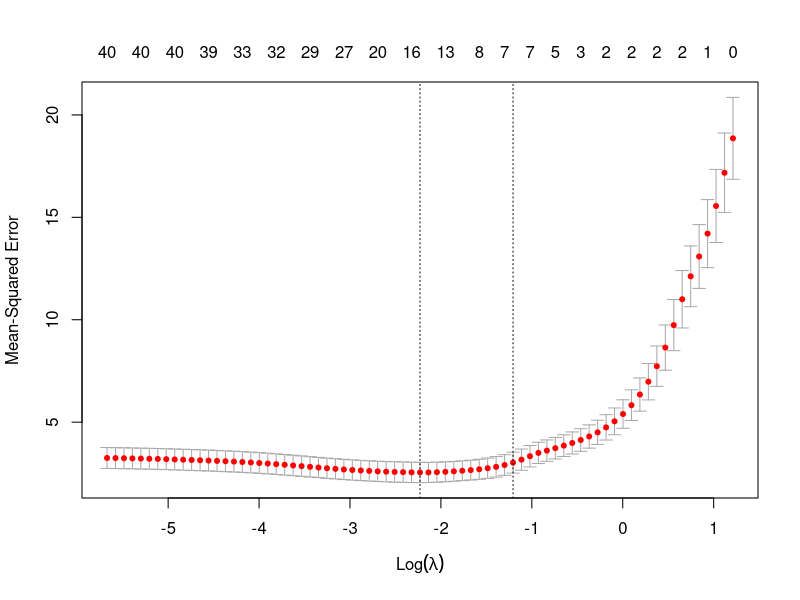

Generate this figure with R:
install.packages("glmnet")

#PART A 
##############
# TASK 1
#############
# Load data
df <- read.csv("Data/firm_signals.csv")

# Select only y_A and x01..x80 (in case other columns like IDs exist)
predictors <- sprintf("x%02d", 1:80)
fit <- lm(y_A ~ ., data = df[, c("y_A", predictors)])

# Inspect R-squared, Adjusted R-squared, and overall F-test
s <- summary(fit)
cat("R-squared:         ", s$r.squared, "\n")
cat("Adjusted R-squared:", s$adj.r.squared, "\n")
cat("F-stat p-value:    ", pf(s$fstatistic[1], s$fstatistic[2], s$fstatistic[3], lower.tail = FALSE), "\n")

# Quick 10-fold cross-validation check (requires caret)
install.packages("caret")
library(caret)
set.seed(42)
cv_fit <- train(
  y_A ~ .,
  data = df[, c("y_A", predictors)],
  method = "lm",
  trControl = trainControl(method = "cv", number = 10)
)
cv_fit$results$Rsquared


#Check test set.
te <- read.csv("Data/firm_signals_test.csv")
X <- as.matrix(df[,paste0("x",sprintf("%02d",1:80))])
summary(lm(y_A~X,data=df))$r.squared
test_mse_mean <-mean((te$y_A-mean(df$y_A))^2)

#test MSE for OLS-modellen på testdata (2.000 observation):
pred_te <- predict(fit, newdata=te)
test_mse_ols <- mean((te$y_A-pred_te)^2)
#udskriver alle tallene:
cat("R-squared:         ", s$r.squared, "\n")
cat("Adjusted R-squared:", s$adj.r.squared, "\n")
cat("test MSE(OLS):",round(test_mse_ols,4),"\n")
cat("test MSE (predict mean):", round(test_mse_mean,4),"\n")



###########
# TASK 2
###########
library(glmnet)
df <- read.csv("Data/firm_signals.csv")
predictors <- sprintf("x%02d", 1:80)

X <- as.matrix(df[, predictors])
y <- df$y_A

# 10-fold CV Lasso (alpha = 1; standardizes predictors by default)
set.seed(42)
cv_lasso <- cv.glmnet(X, y, alpha = 1, nfolds = 10)

# Helper to extract non-zero signals (excluding intercept)
get_selected <- function(fit, s) {
  coefs <- coef(fit, s = s)
  idx <- which(coefs[-1] != 0)
  data.frame(signal = rownames(coefs)[-1][idx], coef = coefs[-1][idx])
}

# Compare the two standard penalty choices
selected_1se <- get_selected(cv_lasso, "lambda.1se") # sparser, fewer false positives
selected_min <- get_selected(cv_lasso, "lambda.min") # lowest CV error, keeps more signals

print(selected_1se)
print(selected_min)

#check
te <- read.csv("Data/firm_signals_test.csv")
Xte <- as.matrix(te[, predictors])
yte <- te$y_A
# 2. Score Lasso på testdata

pred_lasso_min <- predict(cv_lasso, newx=Xte, s="lambda.min")
pred_lasso_1se <- predict(cv_lasso, newx =Xte, s ='lambda.1se')
test_mse_lasso_min <- mean((yte - pred_lasso_min)^2)
test_mse_lasso_1se <- mean((yte-pred_lasso_1se)^2)

#3 fit Ridge (alpha =0 ) på samme træningsdata
set.seed(42)
cv_ridge <- cv.glmnet(X,y, alpha =0, nfolds =10)
#4 score ridge på testdata
pred_ridge_min <-predict(cv_ridge, newx=Xte, s='lambda.min')
test_mse_ridge <- mean((yte-pred_ridge_min)^2)
#hvor mange koefficienter sætter ridge til 0?
n_ridge_zeros<- sum(coef(cv_ridge, s='lambda.min')[-1]==0)

#5 udskriver overblik
cat('=== Task 2 sammmenligning på testdata === \n')
cat("Ridge Test MSE (lambda.min):",round(test_mse_ridge,4),"\n")
cat("Lasso Test MSE (lambda.min): ", round(test_lasso_min <- test_mse_lasso_min, 4), "\n")
cat("Lasso Test MSE (lambda.1se): ", round(test_mse_lasso_1se, 4), "\n")
cat("Antal Ridge-koefficienter = 0:", n_ridge_zeros, "\n")
cat("Antal Lasso overlevende (min):", nrow(selected_min), "\n")
cat("Antal Lasso overlevende (1se):", nrow(selected_1se), "\n")




##############
# Task 3 
#############
library(glmnet)

df <- read.csv("Data/firm_signals.csv")
predictors <- sprintf("x%02d", 1:80)

X <- as.matrix(df[, predictors])
y <- df$y_B

# Shared 10-fold split for an apples-to-apples comparison
set.seed(42)
foldid <- sample(rep(1:10, length.out = nrow(X)))

cv_ridge <- cv.glmnet(X, y, alpha = 0, foldid = foldid)
cv_lasso <- cv.glmnet(X, y, alpha = 1, foldid = foldid)

# Helper to extract CV MSE, RMSE, R^2, and non-zero count
eval_cv <- function(cv_fit, s) {
  idx <- which(cv_fit$lambda == cv_fit[[s]])
  mse <- cv_fit$cvm[idx]
  r2  <- 1 - mse / var(y)
  nz  <- sum(coef(cv_fit, s = s)[-1] != 0)
  c(MSE = mse, RMSE = sqrt(mse), CV_R2 = r2, NonZero = nz)
}

results <- rbind(
  Ridge_min = eval_cv(cv_ridge, "lambda.min"),
  Lasso_min = eval_cv(cv_lasso, "lambda.min"),
  Ridge_1se = eval_cv(cv_ridge, "lambda.1se"),
  Lasso_1se = eval_cv(cv_lasso, "lambda.1se")
)
print(round(results, 4))


#check på test

pred_ridge_B <- predict(cv_ridge,newx=Xte, s="lambda.min")
pred_lasso_B <- predict(cv_lasso,newx=Xte, s='lambda.min')
test_mse_ridge_B <- mean((te$y_B-pred_ridge_B)^2)
test_mse_lasso_B <- mean((te$y_B-pred_lasso_B)^2)

#hvilke varaible overlever i Lasso ved lambda.1se
coef_1se <- coef(cv_lasso, s='lambda.1se')
surviving_1se <- rownames(coef_1se)[which(coef_1se[-1]!=0)+1]

#udskriv resultater
cat("=== TASK 3 TEST MSE PÅ y_B ===\n")
cat("Ridge Test MSE (lambda.min):", round(test_mse_ridge_B, 4), "\n")
cat("Lasso Test MSE (lambda.min):", round(test_mse_lasso_B, 4), "\n")

cat("Overlevende variable ved lambda.1se:\n")
print(surviving_1se)

#2x2 tabel:
mse_df <- data.frame(
  Model = c("Ridge","lasso"),
  y_A =c(test_mse_ridge,test_mse_lasso_min),
  y_B =c(test_mse_ridge_B,test_mse_lasso_B)
)
print(mse_df)

#Part B
##############
# task 4
#############
#Standard 10 fold cv for choosing lambda
library(glmnet)

df <- read.csv("Data/firm_signals.csv")
X <- as.matrix(df[, sprintf("x%02d", 1:80)])
y <- df$y_B

set.seed(42)
cv_lasso <- cv.glmnet(X, y, alpha = 1, nfolds = 10)

# CV MSE at lambda.min and lambda.1se
mse_min <- cv_lasso$cvm[cv_lasso$lambda == cv_lasso$lambda.min]
mse_1se <- cv_lasso$cvm[cv_lasso$lambda == cv_lasso$lambda.1se]

cat("Chosen lambda.min:", cv_lasso$lambda.min, "| CV MSE:", round(mse_min, 4), "\n")
cat("Chosen lambda.1se:", cv_lasso$lambda.1se, "| CV MSE:", round(mse_1se, 4), "\n")

#check
#test MSE på 2000 ubesete test-virksomheder ved lambda min
pred_te <- predict(cv_lasso,newx=Xte,s ='lambda.min')
test_mse <- mean((te$y_B- pred_te)^2)
#procentuel forskel
pct_diff <- ((test_mse-mse_min)/mse_min)*100
cat("=== TASK 4 TAL ===\n")
cat("1. CV MSE ved lambda.min: ", round(mse_min, 4), "\n")
cat("2. Test MSE (2.000 obs): ", round(test_mse, 4), "\n")
cat("3. Forskel i procent: ", round(pct_diff, 2), "%\n")

########
#task 5
#######
library(glmnet)

df <- read.csv("Data/firm_signals.csv")
X <- as.matrix(df[, sprintf("x%02d", 1:80)])
y <- df$y_B

set.seed(42)
cv_lasso <- cv.glmnet(X, y, alpha = 1, nfolds = 10)

# Optimal lambdas
cat("lambda.min:", cv_lasso$lambda.min, "\n")
cat("lambda.1se:", cv_lasso$lambda.1se, "\n\n")

# Extract non-zero signals (excluding intercept), sorted by |coef|
get_signals <- function(fit, s) {
  b <- as.matrix(coef(fit, s = s))[-1, 1]
  b <- b[b != 0]
  data.frame(signal = names(b), coef = unname(b))[order(-abs(b)), ]
}

cat("--- Selected at lambda.min ---\n")
print(get_signals(cv_lasso, "lambda.min"), row.names = FALSE)

cat("\n--- Selected at lambda.1se ---\n")
print(get_signals(cv_lasso, "lambda.1se"), row.names = FALSE)

#checktest

res <- t(sapply(1:10, function(s) {
  set.seed(s); cv <- cv.glmnet(X, df$y_B, alpha = 1)
  c(lmin = cv$lambda.min, l1se = cv$lambda.1se,
    n_min = sum(coef(cv, s = "lambda.min")[-1] != 0),
    n_1se = sum(coef(cv, s = "lambda.1se")[-1] != 0))
}))
round(res, 4); max(res[,"lmin"]) / min(res[,"lmin"])
max(res[,"lmin"])-min(res[,"lmin"])
max(res[,"l1se"])-min(res[,"l1se"])

# Test MSE for f.eks. seed 1, 2 og 4 (hvor lambda.min varierede mest)
te <- read.csv("Data/firm_signals_test.csv")
Xte <- as.matrix(te[,sprintf("x%02d",1:80)])
yBte <- te$y_B

test_mses <- sapply(c(1,2,4),function(s){
  set.seed(s)
  cv <-cv.glmnet(X,y,alpha=1)
  pred<-predict(cv,newx=Xte, s="lambda.min")
  mean((yBte-pred)^2)
})
cat("Test MSEs for de tre seeds:\n")
print(round(test_mses, 4))
cat("Interval (range):", round(min(test_mses), 3), "-", round(max(test_mses), 3), "\n")



#########
#task 6
########
df <- read.csv("Data/firm_signals.csv")
X <- as.matrix(df[, sprintf("x%02d", 1:80)])

# Shared 10-fold split for a fair comparison
set.seed(42)
foldid <- sample(rep(1:10, length.out = nrow(X)))

compare_methods <- function(y) {
  cv_ridge <- cv.glmnet(X, y, alpha = 0, foldid = foldid)
  cv_lasso <- cv.glmnet(X, y, alpha = 1, foldid = foldid)
  
  ridge_mse <- min(cv_ridge$cvm) # MSE at lambda.min
  lasso_mse <- min(cv_lasso$cvm) # MSE at lambda.min
  
  data.frame(
    Ridge_MSE = round(ridge_mse, 4),
    Lasso_MSE = round(lasso_mse, 4),
    Winner    = ifelse(ridge_mse < lasso_mse, "Ridge", "Lasso")
  )
}

results <- rbind(
  y_A = compare_methods(df$y_A),
  y_B = compare_methods(df$y_B)
)

print(results)


#Part C
#task 7
library(glmnet)

# 1. Load data and prepare matrix/vector
df <- read.csv("Data/firm_signals_corr.csv")
X <- as.matrix(df[, sprintf("x%02d", 1:40)])
y <- df$y_quiet

# 2. Fit 10-fold CV Lasso (alpha = 1)
set.seed(123)
cv_lasso <- cv.glmnet(X, y, alpha = 1, nfolds = 10)
plot(cv_lasso)

# 3. Extract non-zero predictors at lambda.min and lambda.1se
coef_min <- coef(cv_lasso, s = "lambda.min")
coef_1se <- coef(cv_lasso, s = "lambda.1se")

sel_min <- rownames(coef_min)[which(coef_min != 0)][-1] # drop intercept
sel_1se <- rownames(coef_1se)[which(coef_1se != 0)][-1]

cat("Selected at lambda.min:", sel_min, "\n")
cat("Selected at lambda.1se:", sel_1se, "\n")

# 4. Check CV MSE vs. null model (intercept-only)
null_mse <- mean((y - mean(y))^2)
min_mse  <- min(cv_lasso$cvm)
cat(sprintf("Null MSE: %.4f | Best Lasso CV MSE: %.4f\n", null_mse, min_mse))


#check
Xc <- as.matrix(df[, paste0("x", sprintf("%02d", 1:40))])
f <- glmnet(Xc, df$y_quiet, alpha = 1)
ord <- unique(unlist(apply(coef(f)[-1, ] != 0, 2, which)))
head(colnames(Xc)[ord], 8)

#correlation matrix
round(cor(Xc)[c(5,12,18,23,19,40),
              c(5,12,18,23,19,40)], 3)


########
#TASK 8
########



#check
sel <- matrix(0, 200, 40)
set.seed(1)
for (b in 1:200) {
  i <- sample(nrow(Xc), floor(0.8 * nrow(Xc)))
  cv <- cv.glmnet(Xc[i, ], df$y_noisy[i], alpha = 1)
  sel[b, ] <- as.numeric(coef(cv, s = "lambda.1se")[-1] != 0)
}
round(colMeans(sel), 3)[c(5, 12, 18, 23, 19, 40)]
mean(colMeans(sel)[-c(5, 12, 18, 23, 19, 40)])
